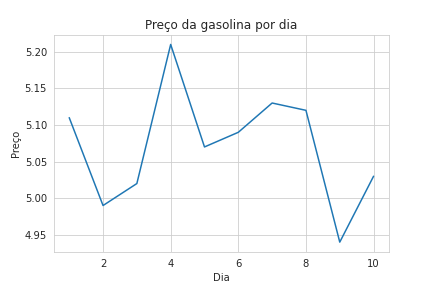

Reproduce this figure in Python.
import seaborn as sns
import pandas as pd
import matplotlib.pyplot as plt
preco = pd.read_csv('gasolina.csv')

with sns.axes_style('whitegrid'):
 grafico = sns.lineplot(data=preco, x="dia", y="venda", palette="pastel")

 grafico.set(title='Preço da gasolina por dia', xlabel='Dia', \
 ylabel='Preço');
 plt.savefig('grafico.png')
